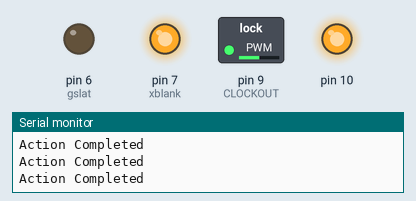
Bench run of a sketch on a simulated Arduino Uno, built with avr-gcc and run on an emulated ATmega328P. Parts: switched loads named in the sketch (green lamp = pin HIGH), output pins drawn as LEDs (lit = HIGH), the last lines printed to the serial monitor.

Above: at 0.1 s.
At 0.7 s:
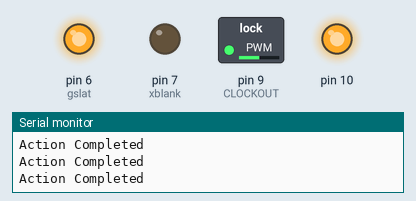
Timing chart, 0 to 2.2 s (numbered marks = the images above):
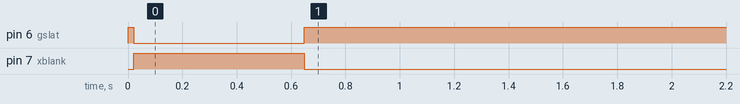

The sketch:

MC_2.ino
```cpp
#include <avr/pgmspace.h>
#include <SPI.h>

#ifdef __AVR_ATmega2560__
  const byte CLOCKOUT = 11;  // Mega 2560
#else
  const byte CLOCKOUT = 9;   // Uno, Duemilanove, etc.
#endif


const byte data[36] PROGMEM=
{0xff,0xff,0xff,0x00,0x00,0x00,
0x00,0x77,0x77,0x77,0x77,0x77,
0x77,0x77,0x77,0x77,0x77,0x77,
0x77,0x77,0x77,0x77,0x77,0x77,
0x77,0x77,0x77,0x77,0x77,0x77,
0x77,0x77,0x77,0x70,0x07,0x00};

int gslat=6; // any general purpose pin except 12, MISO
int xblank=7; //Any general purpose pin except 12, MISO
int dat=11;
const int NO_OF_ICS=1;

byte dcData [36];

volatile int flag=0;
volatile int enable=0;

void setup (){
  Serial.begin (9600);
  // set up Timer 1
  pinMode (CLOCKOUT, OUTPUT);
  pinMode (dat, OUTPUT);
  //analogWrite(dat,255);
  TCCR1A = bit (COM1A0);  // toggle OC1A on Compare Match
  TCCR1B = bit (WGM12) | bit (CS10);   // CTC, no prescaling
  OCR1A =  0;
  Serial.println("setup works");
  pinMode (xblank, OUTPUT);
  digitalWrite (xblank, LOW);
  pinMode (gslat, OUTPUT);
  SPI.setBitOrder(MSBFIRST);//Most Significant Bit First
  SPI.setDataMode(SPI_MODE0);// Mode 0 Rising edge of data, keep clock low
  SPI.setClockDivider(SPI_CLOCK_DIV4);//Run the data in at 16MHz/4 - 4MHz
  digitalWrite (gslat, HIGH);
  DotCorrection ();
  //digitalWrite (xblank, ); //Set xblank high and gslat low for inputting GS data
  digitalWrite (gslat, LOW);
  interrupts ();
}

bool once=true;

void loop() {
  //Serial.println("Loop a okay");
  //while (flag==0 || enable==0);
  if(once){
    digitalWrite (gslat, LOW);
    send_data();
    digitalWrite (gslat, HIGH);
  }
  //flag=0;

}

void send_data()
{

  for(int j=0; j<NO_OF_ICS;j++)
  {
     Serial.println("sendata() accessed");
     digitalWrite (xblank, HIGH);
  for (int i=0; i<36; i++){
    SPI.transfer(data[i]);
    Serial.println("Action Completed");
  }
  digitalWrite (xblank, LOW );
  }
  once=false;
}

void DotCorrection()
{
  for(int k=0;k<24;k++) //DC-7Bits x 24Channels=168Bits=21Bytes//GBC-3bytes
  dcData[k]=0x77;
  dcData[24]=B01111000; // 7 LSB bits are Function bits. For enabling Auto
  // Display timing reset mode and 8bit GSCLK mode
  for (int k=25; k<36;k++)
  dcData[k]=0x00;
  digitalWrite(xblank,LOW);
  digitalWrite(gslat,HIGH); //gslat must be high while inputting DC values
  SPI.begin(); // If the GSLAT pin is high on the LAST EDGE of clock GSCLK,
  for(int i=0;i<NO_OF_ICS;i++)
  {
  for(int DCSin=35;DCSin>=0;DCSin--)
  {
    SPI.transfer(dcData[DCSin]);
  }
  }
  delay(10);
  digitalWrite(gslat,LOW);
  //delay(10);
  digitalWrite(gslat,HIGH); //Provides rising edge at which data is transferred
  delay(10);
}
```

Measured:
- by itself, pin 6 (gslat): HIGH → LOW at 0.02 s, → HIGH 0.63 s later
- by itself, pin 7 (xblank): LOW → HIGH at 0.02 s, → LOW 0.63 s later
